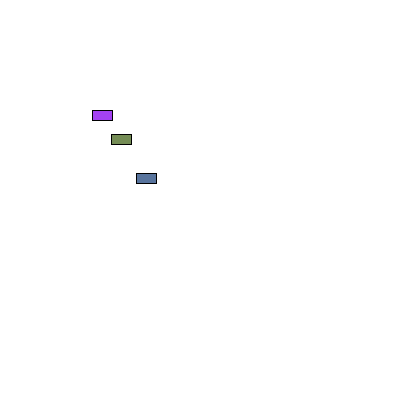
Frame 1 (no input)
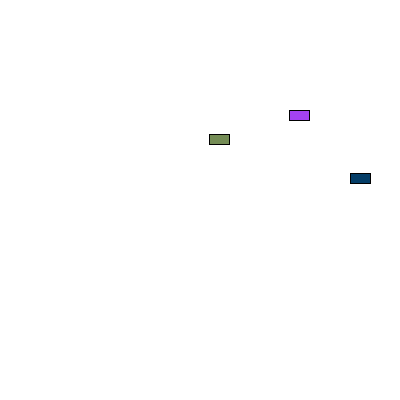
Frame 60 (the mouse pressed at the canvas centre just before this capture)
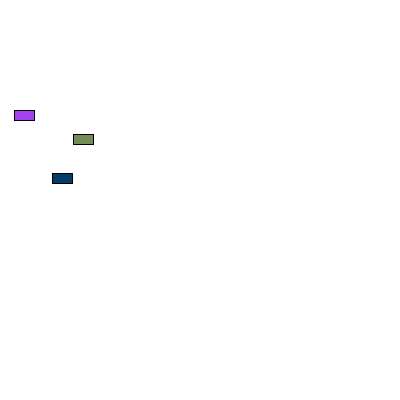
Frame 120 (the mouse held since frame 60 and released just before this capture)

The Processing sketch that drew these frames (run headless with seeded random() and noise(); from frame 60 on, the mouse is pressed at the canvas centre):

// Processing sketch: processing_115823
// ── processing_115823.pde

//my Random Color generating function that I made because it's less messy this way
color rC() 
{
color tempC = color(random(255), random(255), random(255));
return tempC;
}

//my function that makes sure that yPosition is random, but always lower than the y position of the car precedng it
float newPos(float a)
{
 float  total = a+10*random(2,4);
 return total;
}

Car myCar1;
Car myCar2;
Car myCar3; 

void setup() {
  size(400,400);
  myCar1 = new Car(rC(),random(width/6,width/2),random (10,height/3),random(3,8));
  myCar2 = new Car(rC(),newPos(myCar1.xpos),newPos(myCar1.ypos),myCar1.xspeed/random(2,4));
  myCar3 = new Car(rC(),newPos(myCar2.xpos),newPos(myCar2.ypos),random(3,8));
}

void draw() {
  background(255);
  myCar1.move();
  myCar1.display();

  myCar2.move();
  myCar2.display();

  myCar3.move();
  myCar3.display();

  if (myCar1.xpos>width || myCar1.xpos<0)
    {
      myCar1.xspeed = myCar1.xspeed*-1; 
      myCar2.xspeed = myCar2.xspeed*-1;
      myCar3.xspeed = myCar3.xspeed*-1;
      myCar1.c=rC();
    }

  if (myCar2.xpos>width || myCar2.xpos<0)
    {
      myCar2.xspeed = myCar2.xspeed*-1;
      myCar1.xspeed = myCar1.xspeed*-1;
      myCar3.xspeed = myCar3.xspeed*-1;
      myCar2.c=rC();
    }

  if (myCar3.xpos>width || myCar3.xpos<0)
    {
      myCar3.xspeed = myCar3.xspeed*-1;
      myCar2.xspeed = myCar2.xspeed*-1;
      myCar1.xspeed = myCar1.xspeed*-1;
      myCar3.c=rC();
    }
    
}


class Car {
  color c;
  float xpos;
  float ypos;
  float xspeed;

  Car(color tempC, float tempXpos, float tempYpos, float tempXspeed) { // The Constructor is defined with arguments.
    c = tempC;
    xpos = tempXpos;
    ypos = tempYpos;
    xspeed = tempXspeed;
  }

  void display() {
    stroke(0);
    fill(c);
    rectMode(CENTER);
    rect(xpos,ypos,20,10);
  }

  void move() {
    xpos = xpos + xspeed;
/*    if (xpos > width) {
     xpos = 0;
    }*/
  }
}
